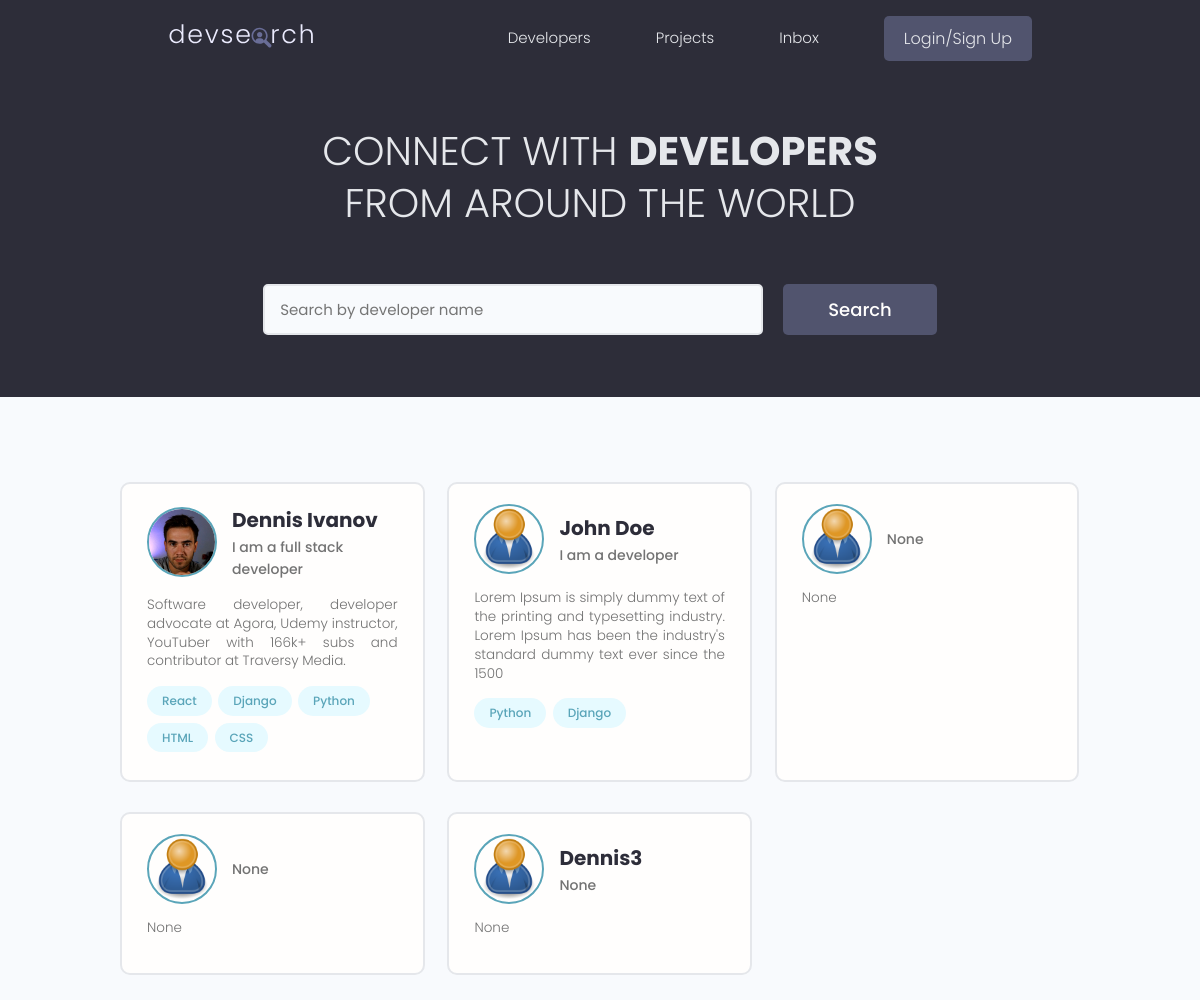
The page / on the database its author committed.
### users/models.py (models this page shows, shortened)
class Profile(models.Model):
    user = models.OneToOneField(User, on_delete=models.CASCADE, null=True, blank=True)
    name = models.CharField(max_length=200, blank=True, null=True)
    email = models.EmailField(max_length=500, blank=True, null=True)
    username = models.CharField(max_length=200, blank=True, null=True)
    location = models.CharField(max_length=200, blank=True, null=True)
    short_intro = models.CharField(max_length=200, blank=True, null=True)
    bio = models.TextField(blank=True, null=True)
    profile_image = models.ImageField(null=True, blank=True, upload_to='profiles/', default="profiles/user-default.png") # upload it to the profiles folder under static
    social_github = models.CharField(max_length=200, blank=True, null=True)
    social_twitter = models.CharField(max_length=200, blank=True, null=True)
    social_linkedin = models.CharField(max_length=200, blank=True, null=True)
    social_youtube= models.CharField(max_length=200, blank=True, null=True)
    social_website = models.CharField(max_length=200, blank=True, null=True)
    created = models.DateTimeField(auto_now_add=True)
    id = models.UUIDField(default=uuid.uuid4, unique=True, primary_key=True, editable=False)

class Skill(models.Model):
    owner = models.ForeignKey(Profile, on_delete=models.CASCADE, null=True, blank=True)
    name = models.CharField(max_length=200, blank=True, null=True)
    description = models.TextField(null=True, blank=True)
    created = models.DateTimeField(auto_now_add=True)
    id = models.UUIDField(default=uuid.uuid4, unique=True, primary_key=True, editable=False)
    def __str__(self): #converts an object method to a string
        return str(self.name)

### users/views.py (the view)
# urls.py: path('',views.profiles, name="profiles"),
def profiles(request):
    profiles = Profile.objects.all()
    context = {'profiles': profiles}
    return render(request, 'users/profiles.html',context)

### users/templates/users/profiles.html (shortened to what this page needs)
{% extends 'main.html' %}
{% block content %}
<main class="home">
    <section class="hero-section text-center">
      <div class="container container--narrow">
        <div class="hero-section__box">
          <h2>CONNECT WITH <span>DEVELOPERS</span></h2>
          <h2>FROM AROUND THE WORLD</h2>
        </div>
        <div class="hero-section__search">
          <form class="form" action="#" method="get">
            <div class="form__field">
              <input class="input input--text" id="formInput#search" type="text" name="text"
                placeholder="Search by developer name" />
            </div>
            <input class="btn btn--sub btn--lg" type="submit" value="Search" />
          </form>
        </div>
      </div>
    </section>
    <section class="devlist">
      <div class="container">
        <div class="grid grid--three">
          {%  for profile in profiles  %}
          <div class="column card">
            <div class="dev">
              <a href="{% url 'user-profile' profile.id %}" class="card__body">
                <div class="dev__profile">
                  <img class="avatar avatar--md" src="{{ profile.profile_image.url }}" alt="image" />
                  <div class="dev__meta">
                    <h3>{{profile.name}}</h3>
                    <h5>{{profile.short_intro|slice:"150"}}</h5>
                  </div>
                </div>
                <p class="dev__info">{{profile.bio|slice:"150"}}</p>
                <div class="dev__skills">
                  {% for skill in profile.skill_set.all|slice:"5" %}
                  <span class="tag tag--pill tag--main">
                    <small>{{skill}}</small>
                  </span>
                  {% endfor %}
                </div>
              </a>
            </div>
          </div>
          {% endfor %}
        </div>
      </div>
    </section>
  </main>
{% endblock content %}

### static/styles/app.css (style rules this page uses)
:root { --color-sub: #2d2d39; }
.btn--sub { background-color: var(--color-sub-light); }
.card { border: 2px solid var(--color-light); }
img { width: 100%; }
.hero-section { height: 40vh; display: flex; align-items: center; background-color: var(--color-sub); }
.hero-section__box { margin-bottom: 4rem; }
.hero-section__box > h2, .hero-section__box > h2 > span { font-size: 4rem; color: var(--color-light); line-height: 1.3; text-transform: uppercase; }
.hero-section__box > h2 { font-weight: 300; }
.hero-section__box > h2 > span { font-weight: 700; }
.hero-section__search > .form { display: flex; align-items: center; justify-content: center; gap: 2rem; }
.hero-section__search > .form input.input--text { width: 50rem; }
.devlist { margin-top: 8rem; }
.devlist .grid { align-items: stretch; }
.devlist .dev .dev__profile { display: flex; align-items: center; gap: 1.5rem; }
.devlist .dev .dev__meta h3 { color: var(--color-sub); font-size: 2rem; font-weight: 700; }
.devlist .dev .dev__meta h5 { color: var(--color-text); font-size: 1.4rem; font-weight: 500; }
.devlist .dev .dev__info { margin: 1.5rem 0; font-size: 1.35rem; line-height: 1.4; text-align: justify; }

### static/uikit/styles/modules/_variables.css (style rules this page uses)
:root { --color-main: #5aa5b9; --color-main-light: #e6faff; --color-sub: #3f4156; --color-sub-light: #51546e; --color-sub-lighter: #ededfd; --color-text: #737373; --color-gray: #8b8b8b; --color-light: #e5e7eb; --color-light-gray: #767676; --color-bg: #f8fafd; --color-white: #fffefd; --color-white-light: #f3f3f3; --color-success: #359e64; --color-success-bg: #def8e8; --color-error: #fc4b0b; --color-error-bg: #fff2ee; --font-base: 'Poppins', arial, helvetica, 'Segoe UI', roboto, ubuntu, sans-serif; --font-monospace: 'Fira Code', 'Courier New', courier, monospace; --font-regular: 300; --font-medium: 500; --font-bold: 700; --generic-shadow: 1px 1px 5px #00000010; --generic-transition: all 0.3s ease-in-out; }

### static/uikit/styles/modules/_base.css (style rules this page uses)
* { margin: 0; padding: 0; box-sizing: border-box; text-rendering: optimizeLegibility; color: inherit; font-size: inherit; }
html { font-size: 50%; }
@media only screen and (min-width: 480px) { html { font-size: 56.25%; } }
@media only screen and (min-width: 1200px) { html { font-size: 62.5%; } }
body { line-height: 1.6; font-weight: 400; font-size: 1.5rem; color: var(--color-text); background-color: var(--color-bg); min-height: 100vh; }

### static/uikit/styles/modules/_typography.css (style rules this page uses)
* { font-family: var(--font-base); }
h2 { font-size: 3.6rem; font-weight: var(--font-bold); }
h3 { font-size: 3.2rem; font-weight: var(--font-medium); }
h5 { font-size: 2.4rem; font-weight: var(--font-medium); }
h5, h6 { font-weight: var(--font-regular); }
p, span, strong { font-size: 1.6rem; color: var(--color-text); font-weight: var(--font-regular); }
a { padding-bottom: 2px; text-decoration: none; display: inline-block; color: var(--color-main); font-weight: var(--font-medium); }

### static/uikit/styles/modules/_utilities.css (style rules this page uses)
.container { width: 92%; max-width: 165rem; margin: 0 auto; box-sizing: border-box; }
.container--narrow { width: 92%; max-width: 120rem; }
@media screen and (min-width: 1000px) { .container { width: 90%; } }
@media screen and (min-width: 1000px) { .container--narrow { width: 85%; } }
@media screen and (min-width: 1200px) { .container { width: 80%; } }
@media screen and (min-width: 1200px) { .container--narrow { width: 72%; } }
.text-center { text-align: center; }

### static/uikit/styles/modules/_avatar.css (style rules this page uses)
.avatar { border-radius: 50%; border: 2px solid var(--color-main); object-fit: cover; }
.avatar--md { height: 7rem; width: 7rem; }

### static/uikit/styles/modules/_button.css (style rules this page uses)
.btn { display: inline-block; position: relative; cursor: pointer; background-color: var(--color-light); font-weight: var(--font-medium); color: var(--color-sub); text-decoration: none; padding: 1rem 2rem; border-radius: 0.5rem; border: none; width: -webkit-fit-content; width: -moz-fit-content; width: fit-content; height: -webkit-fit-content; height: -moz-fit-content; height: fit-content; font-size: 1.6rem; outline-width: 0; outline-color: transparent; -webkit-backface-visibility: hidden; backface-visibility: hidden; transition: all 0.3s ease-in-out; }
.btn--sub { background-color: var(--color-sub); color: var(--color-white); }
.btn--lg { font-size: 1.8rem; padding: 1.2rem 4.5rem; }

### static/uikit/styles/modules/_card.css (style rules this page uses)
.card { border-radius: 1rem; background-color: var(--color-white); border: 1.5px solid var(--color-light); width: auto; height: auto; margin-top: 0.5rem; margin-bottom: 0.5rem; overflow: hidden; }
.card__body, .card__header { padding: 2rem 2.5rem; }

### rows shown on the page
Profile: profile_image (picture), name "Dennis Ivanov", short_intro "I am a full stack developer", bio "Software developer, developer advocate at Agora, Udemy instructor, YouTuber with 166k+ subs and contributor at Traversy Media."
Skill: name "React"
Skill: name "Django"
Skill: name "Python"
Skill: name "HTML"
Skill: name "CSS"
Profile: profile_image (placeholder picture), name "John Doe", short_intro "I am a developer", bio "Lorem Ipsum is simply dummy text of the printing and typesetting industry. Lorem Ipsum has been the industry's standard dummy text ever since the 1500"
Skill: name "Python"
Skill: name "Django"
Profile: profile_image (placeholder picture), short_intro "None", bio "None"
Profile: profile_image (placeholder picture), short_intro "None", bio "None"
Profile: profile_image (placeholder picture), name "Dennis3", short_intro "None", bio "None"
